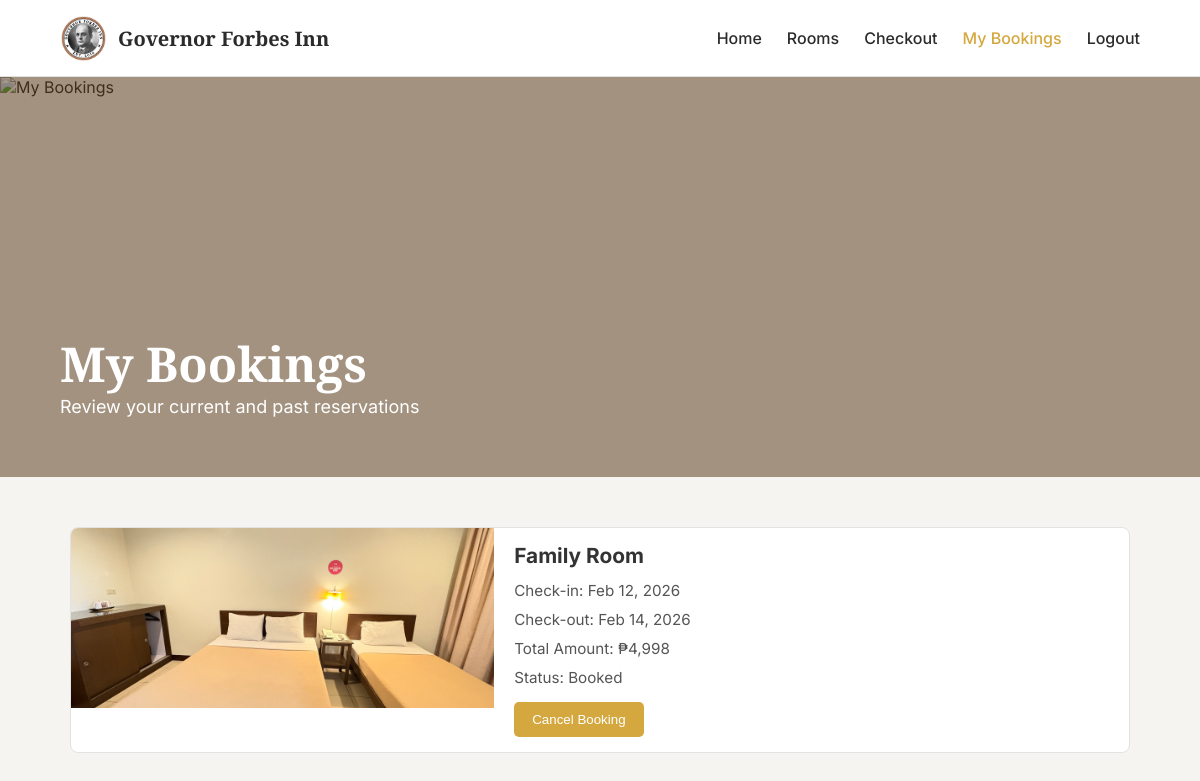
/my-bookings.php (signed in), run on the app's committed database.
### tables this page shows
CREATE TABLE `transaction` (
  `ReservationID` varchar(255) NOT NULL,
  `CustomerID` varchar(255) NOT NULL,
  `CheckInDate` datetime(6) NOT NULL,
  `CheckOutDate` datetime(6) NOT NULL,
  `TotalAmount` float NOT NULL,
  `DownPayment` float NOT NULL,
  `PaymentStatus` varchar(255) NOT NULL,
  `ReservationStatus` varchar(255) NOT NULL,
  `BookingDate` datetime(6) NOT NULL,
  `Discount` varchar(255) NOT NULL,
  `PromoID` varchar(255) NOT NULL
);

CREATE TABLE `room_type` (
  `RoomTypeID` varchar(255) NOT NULL,
  `TypeName` varchar(255) NOT NULL,
  `Description` varchar(255) NOT NULL,
  `BasePrice` float NOT NULL,
  `MaxCapacity` int(11) NOT NULL
);

### my-bookings.php (the view, shortened to what this page needs)
<?php
require 'db.php';
$customerID = $_SESSION['CustomerID'];
$stmt = $conn->prepare("
    SELECT
        t.ReservationID,
        t.CheckInDate,
        t.CheckOutDate,
        t.TotalAmount,
        t.ReservationStatus,
        rt.TypeName,
        rt.RoomTypeID
    FROM `transaction` t
    JOIN reservation_room rr ON t.ReservationID = rr.ReservationID
    JOIN room r ON rr.RoomID = r.RoomID
    JOIN room_type rt ON r.RoomTypeID = rt.RoomTypeID
    WHERE t.CustomerID = ?
    ORDER BY t.BookingDate DESC
");
$stmt->bind_param("s", $customerID);
$stmt->execute();
$result = $stmt->get_result();
?>
<!DOCTYPE html>
<html lang="en">
<head>
    <link rel="stylesheet" href="checkout.css">
</head>
<body>
    <nav>
        <div class="nav-left">
            <div class="logo"><img src="logo.png" alt="Logo"></div>
            <span class="brand">Governor Forbes Inn</span>
        </div>
        <ul id="nav-links">
            <li><a href="homepage.php" class="nav-link">Home</a></li>
            <li><a href="rooms.php" class="nav-link">Rooms</a></li>
            <li><a href="checkout.php" class="nav-link">Checkout</a></li>
            <li><a href="my-bookings.php" class="nav-link active">My Bookings</a></li>
            <li><a href="logout.php" class="nav-link">Logout</a></li>
        </ul>
    </nav>
    <header class="hero">
        <img src="https://pix10.agoda.net/property/77022358/0/2327109d10c0f86ff4e52108e3b4a171.jpeg?ce=2&s=414x232"
            alt="My Bookings">
        <div class="hero-overlay"></div>
        <div class="hero-text">
            <h1>My Bookings</h1>
            <p>Review your current and past reservations</p>
        </div>
    </header>
    <section class="container">
        <?php if ($result->num_rows === 0): ?>
            <p>You have no bookings yet. <a href="rooms.php">Book a room now!</a></p>
        <?php else: ?>
            <?php while ($booking = $result->fetch_assoc()): ?>
                <div class="room-card-horizontal">
                    <div class="room-img">
                        <img src="images/rooms/<?= $booking['RoomTypeID']; ?>.jpg">
                    </div>
                    <div class="room-info">
                        <h3><?= $booking['TypeName']; ?></h3>
                        <p>Check-in: <?= date("M d, Y", strtotime($booking['CheckInDate'])); ?></p>
                        <p>Check-out: <?= date("M d, Y", strtotime($booking['CheckOutDate'])); ?></p>
                        <p>Total Amount: ₱<?= number_format($booking['TotalAmount']); ?></p>
                        <p>Status: <?= $booking['ReservationStatus']; ?></p>
                        <?php if ($booking['ReservationStatus'] !== 'Cancelled'): ?>
                            <a href="my-bookings.php?cancel=<?= $booking['ReservationID']; ?>">
                                <button class="cancel-btn">Cancel Booking</button>
                            </a>
                        <?php endif; ?>
                    </div>
                </div>
            <?php endwhile; ?>
        <?php endif; ?>
    </section>
</body>
</html>

### checkout.css (style rules this page uses)
body { background: #f6f4f1; font-family: 'Inter', sans-serif; color: #2b2b2b; }
nav { background: #fff; padding: 14px 60px; border-bottom: 1px solid #e2e2e2; display: flex; justify-content: space-between; align-items: center; }
.nav-left { display: flex; align-items: center; gap: 12px; }
.logo { width: 46px; height: 46px; display: flex; align-items: center; justify-content: center; }
.logo img { max-width: 100%; max-height: 100%; object-fit: contain; }
.brand { font-family: 'Playfair Display', serif; font-size: 20px; font-weight: 700; }
nav ul { list-style: none; display: flex; gap: 24px; }
nav a { text-decoration: none; color: #2b2b2b; }
nav a.active, nav a:hover { color: #d4a83f; }
.hero { position: relative; height: 60vh; overflow: hidden; }
.hero img { width: 100%; height: 100%; object-fit: cover; }
.hero-overlay { position: absolute; inset: 0; background: rgba(139, 69, 19, 0.35); }
.hero-text { position: absolute; bottom: 80px; left: 80px; color: #fff; }
.hero-text h1 { font-size: 3rem; font-family: 'Playfair Display', serif; }
.hero-text p { font-size: 1.2rem; }
.container { max-width: 1200px; margin: -60px auto 80px; padding: 0 24px; }
.room-card-horizontal .room-img { flex: 1 1 40%; min-width: 200px; max-height: 180px; overflow: hidden; }
.room-card-horizontal .room-img img { width: 100%; height: 100%; object-fit: cover; }
.room-card-horizontal .room-info { flex: 1 1 60%; padding: 15px 20px; }
.room-card-horizontal .room-info h3 { margin-top: 0; font-size: 1.3rem; color: #333; }
.room-card-horizontal .room-info p { margin: 5px 0; color: #555; font-size: 0.95rem; }

### my-bookings.php (style rules this page uses)
:root { --gold: #d4a83f; --dark-gold: #b78f2c; --bg: #f6f4f1; --white: #ffffff; --border: #e2e2e2; --text: #2b2b2b; --muted: #666; }
* { margin: 0; padding: 0; box-sizing: border-box; }
body { font-family: 'Inter', sans-serif; background: var(--bg); color: var(--text); }
nav { background: var(--white); padding: 15px 60px; border-bottom: 1px solid var(--border); display: flex; justify-content: space-between; align-items: center; }
.nav-left { display: flex; align-items: center; gap: 12px; }
.logo img { width: 45px; }
.brand { font-family: 'Playfair Display', serif; font-weight: 700; font-size: 20px; }
nav ul { list-style: none; display: flex; gap: 25px; }
nav a { text-decoration: none; color: var(--text); font-weight: 500; transition: 0.3s; }
nav a:hover, nav a.active { color: var(--gold); }
.hero { position: relative; height: 50vh; overflow: hidden; }
.hero img { width: 100%; height: 100%; object-fit: cover; }
.hero-overlay { position: absolute; inset: 0; background: rgba(80, 50, 15, 0.5); }
.hero-text { position: absolute; bottom: 60px; left: 60px; color: white; }
.hero-text h1 { font-family: 'Playfair Display', serif; font-size: 48px; }
.hero-text p { font-size: 18px; }
.container { max-width: 1100px; margin: 50px auto; padding: 0 20px; }
.room-card-horizontal { display: flex; background: var(--white); border: 1px solid var(--border); border-radius: 8px; overflow: hidden; margin-bottom: 25px; transition: 0.3s ease; min-height: 200px; }
.room-img { flex: 0 0 250px; height: 200px; overflow: hidden; }
.room-img img { width: 100%; height: 100%; object-fit: cover; display: block; }
.room-info { flex: 1; padding: 20px; display: flex; flex-direction: column; justify-content: center; }
.room-info h3 { margin-bottom: 8px; }
.room-info p { color: var(--muted); margin-bottom: 6px; }
.room-info button { margin-top: 10px; padding: 10px 18px; background: var(--gold); color: white; border: none; border-radius: 5px; cursor: pointer; transition: 0.3s; width: auto; align-self: flex-start; }
.cancel-btn { background: #e74c3c; color: white; border: none; padding: 8px 14px; border-radius: 4px; cursor: pointer; margin-top: 8px; transition: 0.3s; }

### data on the page
transaction: room_type.RoomTypeID (picture), room_type.TypeName "Family Room", CheckInDate "Feb 12, 2026", CheckOutDate "Feb 14, 2026", TotalAmount "4,998", ReservationStatus "Booked"
